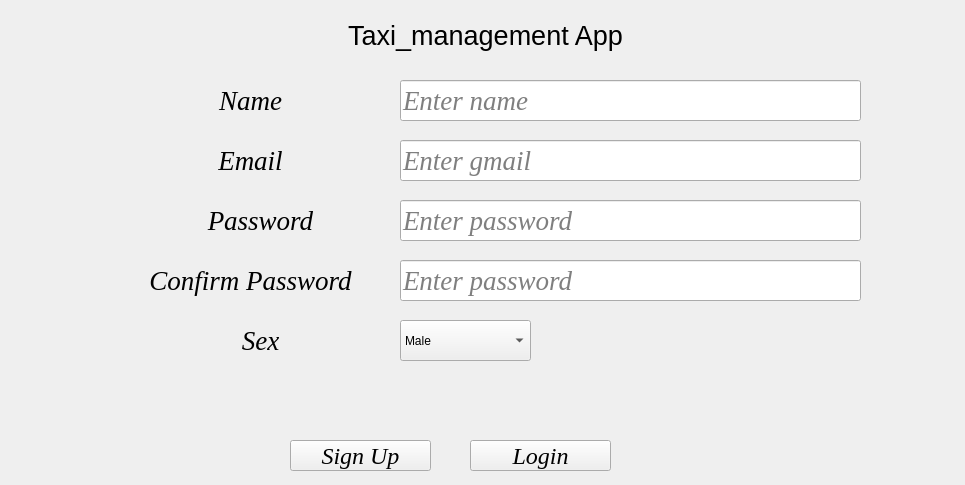
<?xml version="1.0" encoding="UTF-8"?>
<ui version="4.0">
 <class>Form</class>
 <widget class="QWidget" name="Form">
  <property name="geometry">
   <rect>
    <x>0</x>
    <y>0</y>
    <width>965</width>
    <height>485</height>
   </rect>
  </property>
  <property name="windowTitle">
   <string>Form</string>
  </property>
  <widget class="QLineEdit" name="lineEdit">
   <property name="geometry">
    <rect>
     <x>400</x>
     <y>80</y>
     <width>461</width>
     <height>41</height>
    </rect>
   </property>
   <property name="font">
    <font>
     <family>Times New Roman</family>
     <pointsize>20</pointsize>
     <italic>true</italic>
    </font>
   </property>
   <property name="text">
    <string/>
   </property>
   <property name="placeholderText">
    <string>Enter name</string>
   </property>
  </widget>
  <widget class="QPushButton" name="pushButton">
   <property name="geometry">
    <rect>
     <x>290</x>
     <y>440</y>
     <width>141</width>
     <height>31</height>
    </rect>
   </property>
   <property name="font">
    <font>
     <family>Times New Roman</family>
     <pointsize>18</pointsize>
     <italic>true</italic>
    </font>
   </property>
   <property name="text">
    <string>Sign Up</string>
   </property>
  </widget>
  <widget class="QLabel" name="label">
   <property name="geometry">
    <rect>
     <x>170</x>
     <y>80</y>
     <width>161</width>
     <height>41</height>
    </rect>
   </property>
   <property name="font">
    <font>
     <family>Times New Roman</family>
     <pointsize>20</pointsize>
     <italic>true</italic>
    </font>
   </property>
   <property name="text">
    <string>Name</string>
   </property>
   <property name="alignment">
    <set>Qt::AlignCenter</set>
   </property>
  </widget>
  <widget class="QLineEdit" name="lineEdit_2">
   <property name="geometry">
    <rect>
     <x>400</x>
     <y>140</y>
     <width>461</width>
     <height>41</height>
    </rect>
   </property>
   <property name="font">
    <font>
     <family>Times New Roman</family>
     <pointsize>20</pointsize>
     <italic>true</italic>
    </font>
   </property>
   <property name="text">
    <string/>
   </property>
   <property name="placeholderText">
    <string>Enter gmail</string>
   </property>
  </widget>
  <widget class="QLineEdit" name="lineEdit_3">
   <property name="geometry">
    <rect>
     <x>400</x>
     <y>200</y>
     <width>461</width>
     <height>41</height>
    </rect>
   </property>
   <property name="font">
    <font>
     <family>Times New Roman</family>
     <pointsize>20</pointsize>
     <italic>true</italic>
    </font>
   </property>
   <property name="text">
    <string/>
   </property>
   <property name="echoMode">
    <enum>QLineEdit::Password</enum>
   </property>
   <property name="placeholderText">
    <string>Enter password</string>
   </property>
  </widget>
  <widget class="QComboBox" name="comboBox">
   <property name="geometry">
    <rect>
     <x>400</x>
     <y>320</y>
     <width>131</width>
     <height>41</height>
    </rect>
   </property>
   <item>
    <property name="text">
     <string>Male</string>
    </property>
   </item>
   <item>
    <property name="text">
     <string>Female</string>
    </property>
   </item>
   <item>
    <property name="text">
     <string>Other</string>
    </property>
   </item>
  </widget>
  <widget class="QLabel" name="label_2">
   <property name="geometry">
    <rect>
     <x>170</x>
     <y>140</y>
     <width>161</width>
     <height>41</height>
    </rect>
   </property>
   <property name="font">
    <font>
     <family>Times New Roman</family>
     <pointsize>20</pointsize>
     <italic>true</italic>
    </font>
   </property>
   <property name="text">
    <string>Email</string>
   </property>
   <property name="alignment">
    <set>Qt::AlignCenter</set>
   </property>
  </widget>
  <widget class="QLabel" name="label_3">
   <property name="geometry">
    <rect>
     <x>140</x>
     <y>260</y>
     <width>221</width>
     <height>41</height>
    </rect>
   </property>
   <property name="font">
    <font>
     <family>Times New Roman</family>
     <pointsize>20</pointsize>
     <italic>true</italic>
    </font>
   </property>
   <property name="text">
    <string>Confirm Password</string>
   </property>
   <property name="alignment">
    <set>Qt::AlignCenter</set>
   </property>
  </widget>
  <widget class="QLabel" name="label_4">
   <property name="geometry">
    <rect>
     <x>180</x>
     <y>320</y>
     <width>161</width>
     <height>41</height>
    </rect>
   </property>
   <property name="font">
    <font>
     <family>Times New Roman</family>
     <pointsize>20</pointsize>
     <italic>true</italic>
    </font>
   </property>
   <property name="text">
    <string>Sex</string>
   </property>
   <property name="alignment">
    <set>Qt::AlignCenter</set>
   </property>
  </widget>
  <widget class="QLabel" name="label_5">
   <property name="geometry">
    <rect>
     <x>150</x>
     <y>10</y>
     <width>671</width>
     <height>51</height>
    </rect>
   </property>
   <property name="font">
    <font>
     <pointsize>20</pointsize>
    </font>
   </property>
   <property name="text">
    <string>Taxi_management App</string>
   </property>
   <property name="alignment">
    <set>Qt::AlignCenter</set>
   </property>
  </widget>
  <widget class="QLabel" name="label_6">
   <property name="geometry">
    <rect>
     <x>280</x>
     <y>380</y>
     <width>371</width>
     <height>41</height>
    </rect>
   </property>
   <property name="font">
    <font>
     <family>Times New Roman</family>
     <italic>true</italic>
    </font>
   </property>
   <property name="text">
    <string/>
   </property>
   <property name="alignment">
    <set>Qt::AlignCenter</set>
   </property>
  </widget>
  <widget class="QPushButton" name="pushButton_2">
   <property name="geometry">
    <rect>
     <x>470</x>
     <y>440</y>
     <width>141</width>
     <height>31</height>
    </rect>
   </property>
   <property name="font">
    <font>
     <family>Times New Roman</family>
     <pointsize>18</pointsize>
     <italic>true</italic>
    </font>
   </property>
   <property name="text">
    <string>Login</string>
   </property>
  </widget>
  <widget class="QLineEdit" name="lineEdit_4">
   <property name="geometry">
    <rect>
     <x>400</x>
     <y>260</y>
     <width>461</width>
     <height>41</height>
    </rect>
   </property>
   <property name="font">
    <font>
     <family>Times New Roman</family>
     <pointsize>20</pointsize>
     <italic>true</italic>
    </font>
   </property>
   <property name="text">
    <string/>
   </property>
   <property name="echoMode">
    <enum>QLineEdit::Password</enum>
   </property>
   <property name="placeholderText">
    <string>Enter password</string>
   </property>
  </widget>
  <widget class="QLabel" name="label_7">
   <property name="geometry">
    <rect>
     <x>180</x>
     <y>200</y>
     <width>161</width>
     <height>41</height>
    </rect>
   </property>
   <property name="font">
    <font>
     <family>Times New Roman</family>
     <pointsize>20</pointsize>
     <italic>true</italic>
    </font>
   </property>
   <property name="text">
    <string>Password</string>
   </property>
   <property name="alignment">
    <set>Qt::AlignCenter</set>
   </property>
  </widget>
 </widget>
 <resources/>
 <connections/>
</ui>
